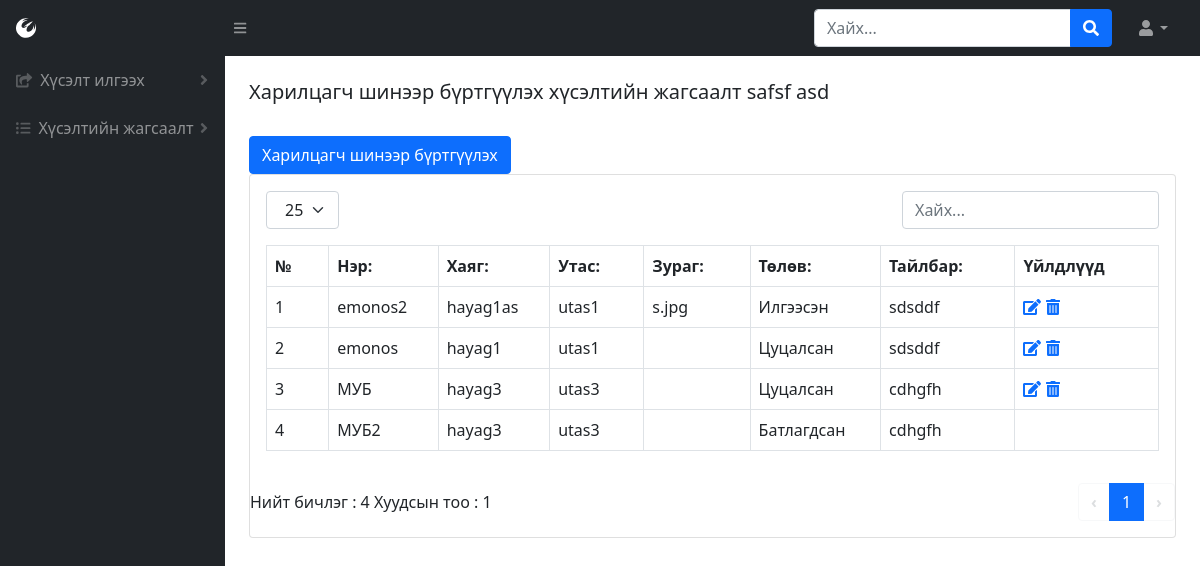
Page /company-list (signed in) on the committed database.
### BMweb/models.py (models this page shows, shortened)
class Company(models.Model):
    comName = models.CharField(max_length=300, verbose_name=_("Компаний нэр"))
    hayag = models.CharField(max_length=1000, verbose_name=_("Компаний хаяг"))
    phone = models.CharField(max_length=30, verbose_name=_("Компаний утас"))
    thumbimage = models.ImageField(
        upload_to="media/productthumb/", blank = True, null=True,  verbose_name=_("Зураг")
    )
    comState = models.ForeignKey(State, on_delete=CASCADE, verbose_name=_("Төлөв"))
    description = models.TextField(blank = True, null=True,verbose_name=_("Тайлбар"))
    reg_user = models.IntegerField(verbose_name=_("Нэвтэрсэн хэрэглэгч"))
    reg_date = models.DateTimeField(default=datetime.now, verbose_name=_("Нэвтэрсэн огноо"))
    class Meta:
        verbose_name = _("Компани")
        verbose_name_plural = _("Компани")

class State(models.Model):
    stateName = models.CharField(max_length=300, verbose_name=_("Төлөвийн нэр"))
    class Meta:
        verbose_name = _("Барааны төлөв")
        verbose_name_plural = _("Барааны төлөв")
    def __str__(self):
        return self.stateName

### BMweb/views.py (the view)
# urls.py: path('company-list',views.companyList, name='company-list'),
def companyList(request):
    if 'user_id' in request.session:
        p = Company.objects.filter(reg_user=request.session['user_id']).order_by('comState')
        size = 25
        if 'size' in request.GET:
            size = request.GET['size']
        pc = Paginator(p, size)
        page_num = 1
        if 'page' in request.GET:
            page_num = int(request.GET['page'])
            print('page')
            print(page_num)
        page=pc.page(page_num)
        h = Hereglegch.objects.get(pk=request.session['user_id'])
        return render(request,'companyList.html', {'user': h, 'companyList': page.object_list, 'size':size, 'count':pc.count, 'page_count': pc.num_pages, 'page_range':pc.page_range, 'page_num':page_num, 'has_next':page.has_next(), 'has_previous': page.has_previous(), 'start_index':page.start_index() })
    else:
        return redirect('/login')

### BMweb/templates/companyList.html (shortened to what this page needs)
{% load static %}
<!DOCTYPE html>
<html lang="en">
    <head>
        <link href="https://cdn.jsdelivr.net/npm/simple-datatables@latest/dist/style.css" rel="stylesheet" />
        <link href="css/styles.css" rel="stylesheet" />
        <link href="{% static 'css/styles.css' %}" rel="stylesheet"/>
    </head>
    <body class="sb-nav-fixed">
        {% include "topNav.html" %}
        <div id="layoutSidenav">
            {% include "leftNav.html" %}
            <div id="layoutSidenav_content">
                {%  include "comList.html" %}
            </div>
        </div>
    </body>
</html>

### BMweb/templates/comList.html (shortened to what this page needs)
<main>    {% include "tabs.html" %}
    <div class="container-fluid px-4">
        <h5 class="mt-4">Харилцагч шинээр бүртгүүлэх хүсэлтийн жагсаалт safsf asd  </h5>
        {% if user.role_id == 2 %}
        <a href="{% url 'company' %}" class="btn btn-primary" role="button">Харилцагч шинээр бүртгүүлэх</a>
        {% endif %}
        <div class="card mb-4">
            <div class="card-body">
                {% include "tableTop.html" %}
                <table id="datatablesSimple" class="dataTable-table">
                  <thead>
                      <tr>
                          <th data-sortable="" class="asc">
                            <a href="#" class="dataTable-sorter">№</a>
                         </th>
                          <th data-sortable="" class="asc">
                              <a href="#" class="dataTable-sorter">Нэр:</a>
                          </th>
                          <th data-sortable="" class="asc">
                              <a href="#" class="dataTable-sorter">Хаяг:</a>
                          </th>
                          <th data-sortable="" class="asc">
                              <a href="#" class="dataTable-sorter">Утас:</a>
                          </th>
                          <th data-sortable="" class="asc">
                              <a href="#" class="dataTable-sorter">Зураг:</a>
                          </th>
                          <th data-sortable="" class="asc">
                              <a href="#" class="dataTable-sorter">Төлөв:</a>
                          </th>
                          <th data-sortable="" class="asc">
                              <a href="#" class="dataTable-sorter">Тайлбар:</a>
                          </th>
                          <th data-sortable="" class="asc">
                              <a href="#" class="dataTable-sorter">Үйлдлүүд</a>
                          </th>
                      </tr>
                  </thead>
                    {% for h in companyList %}
                      <tr>
                          <td>{{ forloop.counter0|add:start_index }}</td>
                          <td>{{ h.comName }}</td>
                          <td>{{ h.hayag }}</td>
                          <td>{{ h.phone }}</td>
                          <td>{{ h.thumbimage }}</td>
                          <td>{{ h.comState }}</td>
                          <td>{{ h.description|default_if_none:"" }}</td>
                          <td>
                          {% if user.role_id|add:0 < 3 and h.comState_id|add:0 < 3 %}
                            <a href="/company?edit={{h.id}}"><i class="fas fa-edit"></i></a>
                            <a href="/company?del={{h.id}}" class="confirm-delete" onclick="return confirm('Та устгахдаа итгэлтэй байна уу?')" ><i class="fas fa-trash-alt"></i></a>
                          {% endif %}
                          </td>
                      </tr>
                    {% endfor %}
                </table>
            </div>
            {% include "tableBottom.html" %}
        </div>
    </div>
</main>

### rows in the picture
Company: comName "emonos2", hayag "hayag1as", phone "utas1", thumbimage "s.jpg", comState "Илгээсэн", description "sdsddf"
Company: comName "emonos", hayag "hayag1", phone "utas1", comState "Цуцалсан", description "sdsddf"
Company: comName "МУБ", hayag "hayag3", phone "utas3", comState "Цуцалсан", description "cdhgfh"
Company: comName "МУБ2", hayag "hayag3", phone "utas3", comState "Батлагдсан", description "cdhgfh"

### other values in the picture
{{ count }} "4"
{{ page_count }} "1"
